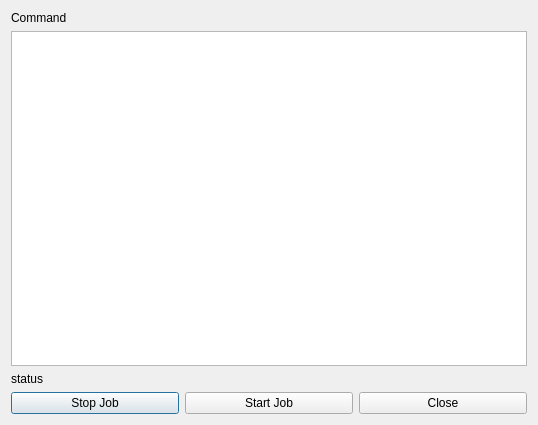
<?xml version="1.0" encoding="UTF-8"?>
<ui version="4.0">
 <class>Jobstatus</class>
 <widget class="QDialog" name="Jobstatus">
  <property name="windowModality">
   <enum>Qt::ApplicationModal</enum>
  </property>
  <property name="geometry">
   <rect>
    <x>0</x>
    <y>0</y>
    <width>538</width>
    <height>425</height>
   </rect>
  </property>
  <property name="windowTitle">
   <string>Job status</string>
  </property>
  <layout class="QGridLayout" name="gridLayout">
   <item row="3" column="0" colspan="2">
    <widget class="QLabel" name="status">
     <property name="text">
      <string>status</string>
     </property>
    </widget>
   </item>
   <item row="1" column="0" colspan="2">
    <widget class="QPlainTextEdit" name="output"/>
   </item>
   <item row="0" column="0">
    <widget class="QLabel" name="command">
     <property name="text">
      <string>Command</string>
     </property>
    </widget>
   </item>
   <item row="4" column="0" rowspan="3" colspan="2">
    <layout class="QHBoxLayout" name="horizontalLayout">
     <item>
      <widget class="QPushButton" name="stop">
       <property name="text">
        <string>Stop Job</string>
       </property>
      </widget>
     </item>
     <item>
      <widget class="QPushButton" name="start">
       <property name="text">
        <string>Start Job</string>
       </property>
      </widget>
     </item>
     <item>
      <widget class="QPushButton" name="close">
       <property name="text">
        <string>Close</string>
       </property>
      </widget>
     </item>
    </layout>
   </item>
  </layout>
 </widget>
 <resources/>
 <connections/>
</ui>
